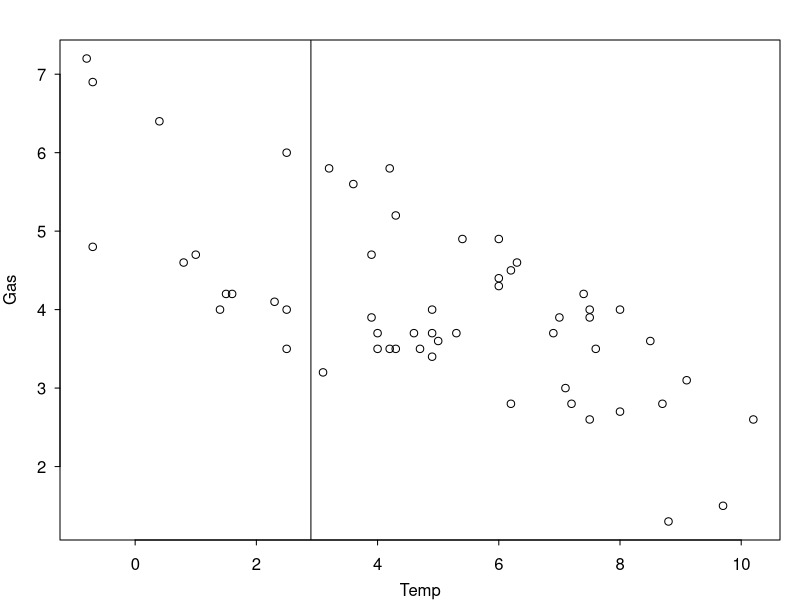
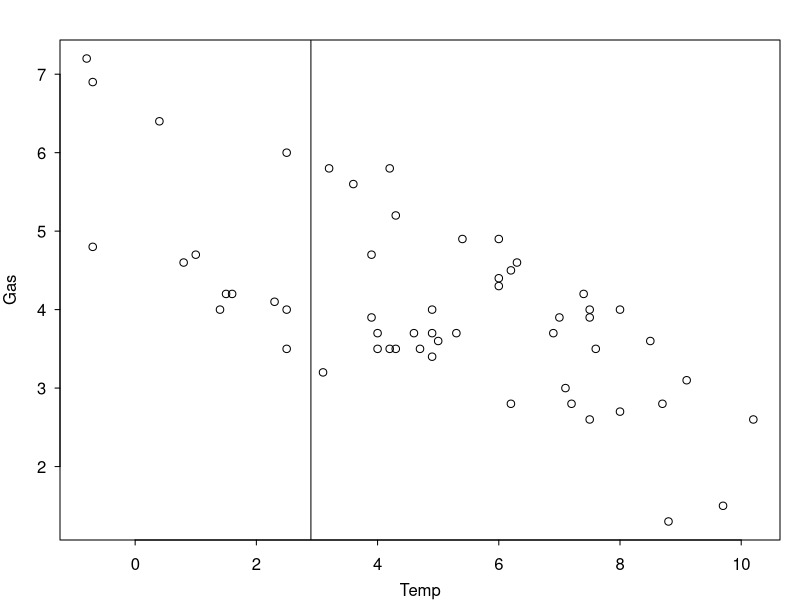
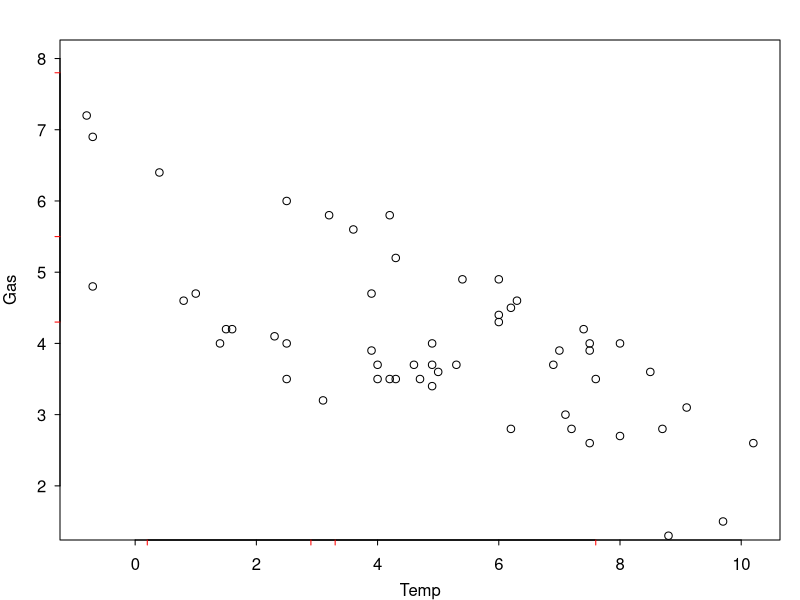
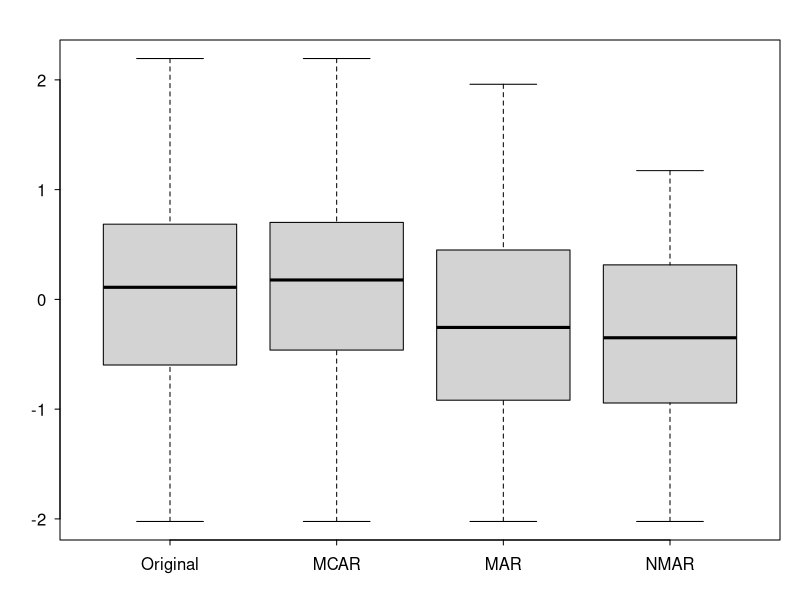
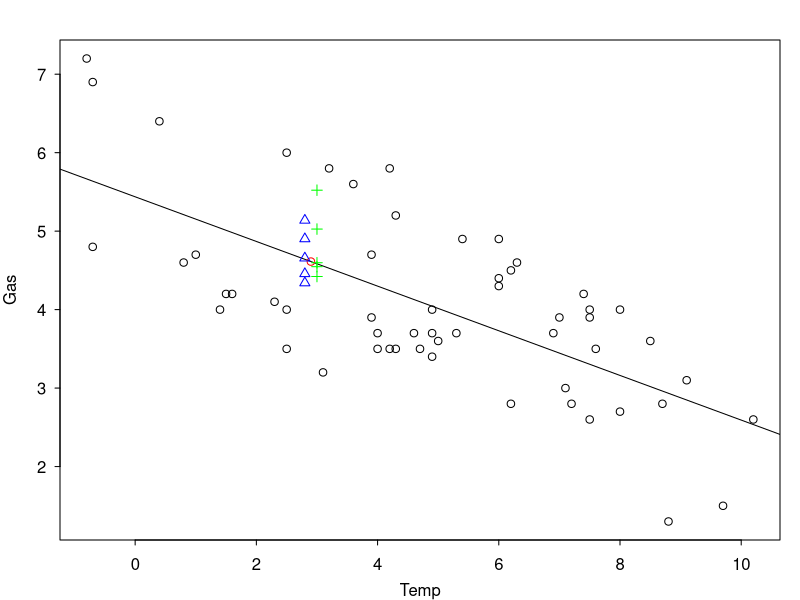

These charts were generated, in order, by the following R code:
## ---- chunk 1
knitr::opts_chunk$set(dev = 'pdf', fig.height = 8)
par(mar=c(3,3,2,1), mgp=c(2,.7,0), tck=-.01,las=1)
set.seed(123)
## ---- chunk 2
library(MASS)
whiteside2 = whiteside[,2:3]
whiteside2[5,2] = NA
head(whiteside2)
## ---- chunk 3
plot(whiteside2)
abline(v = 2.9)
## ---- chunk 4
plot(whiteside2)
abline(v = 2.9)
## ---- chunk 5
plot(whiteside2, ylim = c(1.5, 8))
axis(side = 1, at = c(0.2, 2.9, 3.3, 7.6), 
     labels = FALSE, col.ticks = 'red')
axis(side = 2, at = c(7.8, 4.3, 5.5), 
     labels = FALSE, col.ticks = 'red')
## ---- chunk 6
n = 100
p = 2
y = mvrnorm(n, mu = rep(0,p), 
            Sigma = matrix(c(1, 0.5, 
                             0.5, 1), 
                           2, 2))
m_mcar = rbinom(n, 1, 0.5)
m_mar  = rbinom(n, 1, plogis(y[, 1]))
m_nmar = rbinom(n, 1, plogis(y[, 2]))
y_mcar = y_mar = y_nmar = y
y_mcar[which(m_mcar == 1),2] = NA
y_mar[which(m_mar == 1),2] = NA
y_nmar[which(m_nmar == 1),2] = NA

## ---- chunk 7
boxplot(y[,2], y_mcar[,2],
        y_mar[,2], y_nmar[,2],
        names = c('Original', 'MCAR', 
                  'MAR', 'NMAR'))
## ---- chunk 8
library(mice)
plot(whiteside2)
abline(m<-lm(Gas~Temp, data=whiteside2))
points(2.9, predict(m, data.frame(Temp = 2.9)), col = 'red', pch = 1)
imp_2 = mice(whiteside2, m=5, meth="norm.nob", maxit=1, print = FALSE)
points(rep(2.8, 5), imp_2$imp$Gas, col = 'blue', pch = 2)
imp_3 = mice(whiteside2, m=5, meth="norm", maxit=1, print = FALSE)
points(rep(3.0, 5), imp_3$imp$Gas, col = 'green', pch = 3)
